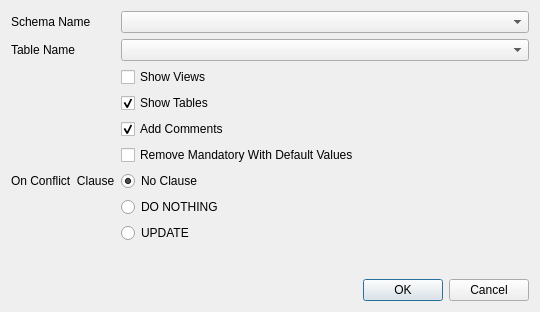
<?xml version="1.0" encoding="UTF-8"?>
<ui version="4.0">
 <class>DlgInsert</class>
 <widget class="QDialog" name="DlgInsert">
  <property name="geometry">
   <rect>
    <x>0</x>
    <y>0</y>
    <width>540</width>
    <height>312</height>
   </rect>
  </property>
  <property name="windowTitle">
   <string>Generate Insert</string>
  </property>
  <property name="modal">
   <bool>true</bool>
  </property>
  <layout class="QVBoxLayout" name="verticalLayout">
   <item>
    <layout class="QFormLayout" name="formLayout">
     <item row="0" column="0">
      <widget class="QLabel" name="label">
       <property name="text">
        <string>Schema Name</string>
       </property>
      </widget>
     </item>
     <item row="0" column="1">
      <widget class="QComboBox" name="schemas"/>
     </item>
     <item row="1" column="0">
      <widget class="QLabel" name="label_2">
       <property name="text">
        <string>Table Name</string>
       </property>
      </widget>
     </item>
     <item row="1" column="1">
      <widget class="QComboBox" name="tables"/>
     </item>
     <item row="2" column="1">
      <widget class="QCheckBox" name="show_views">
       <property name="text">
        <string>Show Views</string>
       </property>
      </widget>
     </item>
     <item row="3" column="1">
      <widget class="QCheckBox" name="show_tables">
       <property name="text">
        <string>Show Tables</string>
       </property>
       <property name="checked">
        <bool>true</bool>
       </property>
      </widget>
     </item>
     <item row="6" column="0">
      <widget class="QLabel" name="label_3">
       <property name="text">
        <string>On Conflict  Clause</string>
       </property>
      </widget>
     </item>
     <item row="8" column="1">
      <widget class="QRadioButton" name="update">
       <property name="text">
        <string>UPDATE</string>
       </property>
      </widget>
     </item>
     <item row="4" column="1">
      <widget class="QCheckBox" name="add_comments">
       <property name="text">
        <string>Add Comments</string>
       </property>
       <property name="checked">
        <bool>true</bool>
       </property>
      </widget>
     </item>
     <item row="5" column="1">
      <widget class="QCheckBox" name="remove_mandatory_with_defaults">
       <property name="text">
        <string>Remove Mandatory With Default Values</string>
       </property>
      </widget>
     </item>
     <item row="6" column="1">
      <widget class="QRadioButton" name="no_on_conflict_clause">
       <property name="text">
        <string>No Clause</string>
       </property>
       <property name="checked">
        <bool>true</bool>
       </property>
      </widget>
     </item>
     <item row="7" column="1">
      <widget class="QRadioButton" name="do_nothing">
       <property name="text">
        <string>DO NOTHING</string>
       </property>
       <property name="checked">
        <bool>false</bool>
       </property>
      </widget>
     </item>
    </layout>
   </item>
   <item>
    <widget class="QDialogButtonBox" name="buttonBox">
     <property name="orientation">
      <enum>Qt::Horizontal</enum>
     </property>
     <property name="standardButtons">
      <set>QDialogButtonBox::Cancel|QDialogButtonBox::Ok</set>
     </property>
    </widget>
   </item>
  </layout>
 </widget>
 <resources/>
 <connections>
  <connection>
   <sender>buttonBox</sender>
   <signal>accepted()</signal>
   <receiver>DlgInsert</receiver>
   <slot>accept()</slot>
   <hints>
    <hint type="sourcelabel">
     <x>248</x>
     <y>254</y>
    </hint>
    <hint type="destinationlabel">
     <x>157</x>
     <y>274</y>
    </hint>
   </hints>
  </connection>
  <connection>
   <sender>buttonBox</sender>
   <signal>rejected()</signal>
   <receiver>DlgInsert</receiver>
   <slot>reject()</slot>
   <hints>
    <hint type="sourcelabel">
     <x>316</x>
     <y>260</y>
    </hint>
    <hint type="destinationlabel">
     <x>286</x>
     <y>274</y>
    </hint>
   </hints>
  </connection>
 </connections>
</ui>
